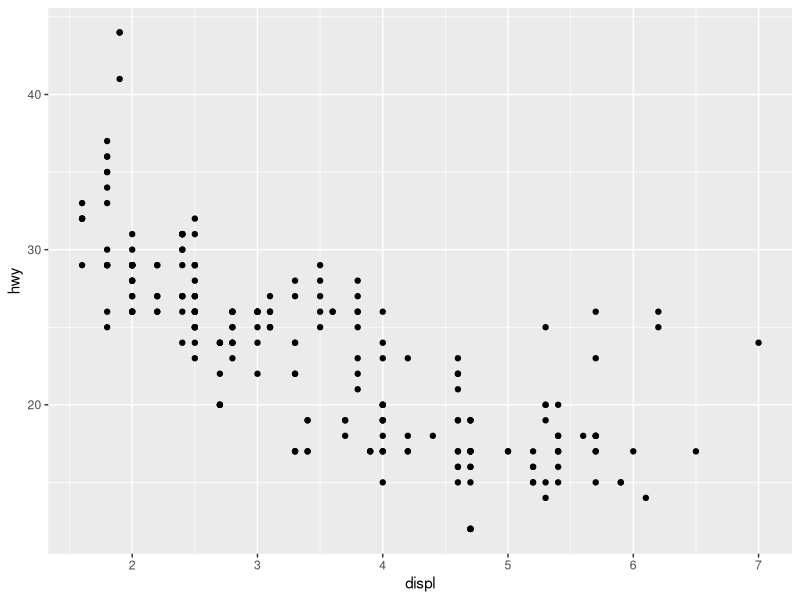
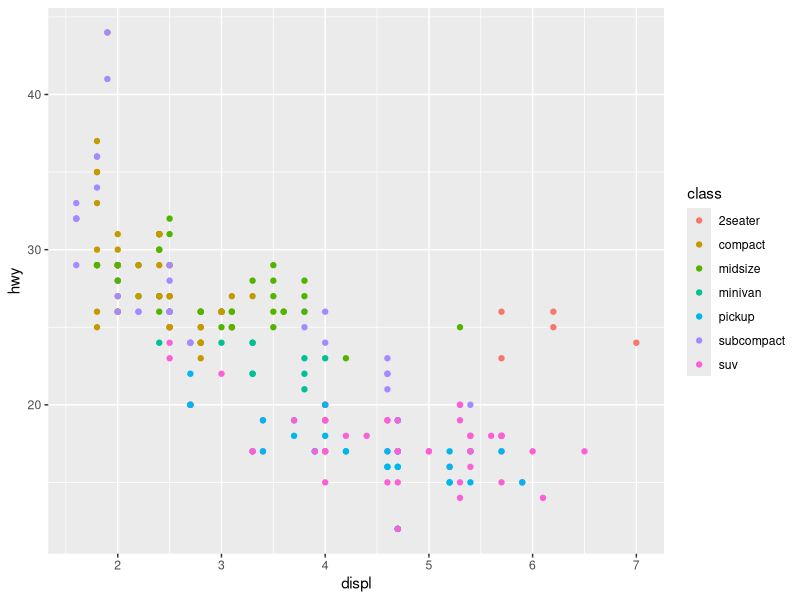
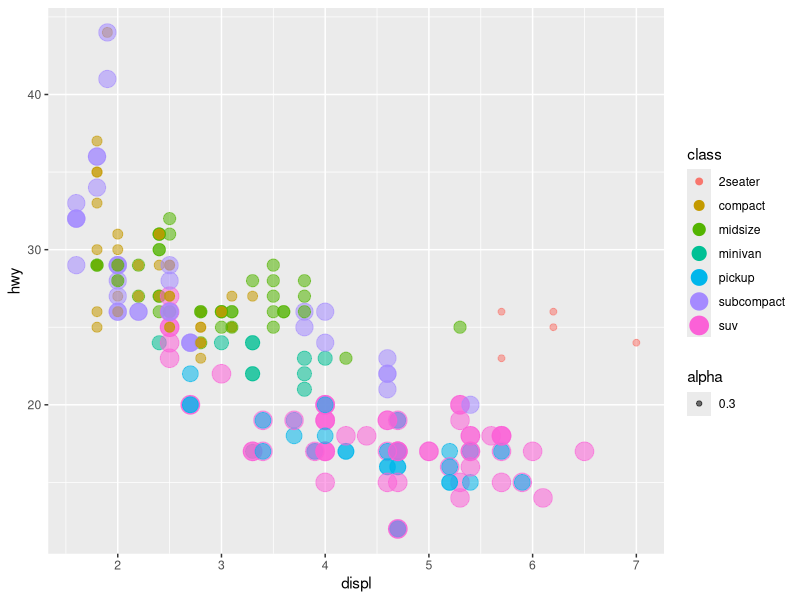
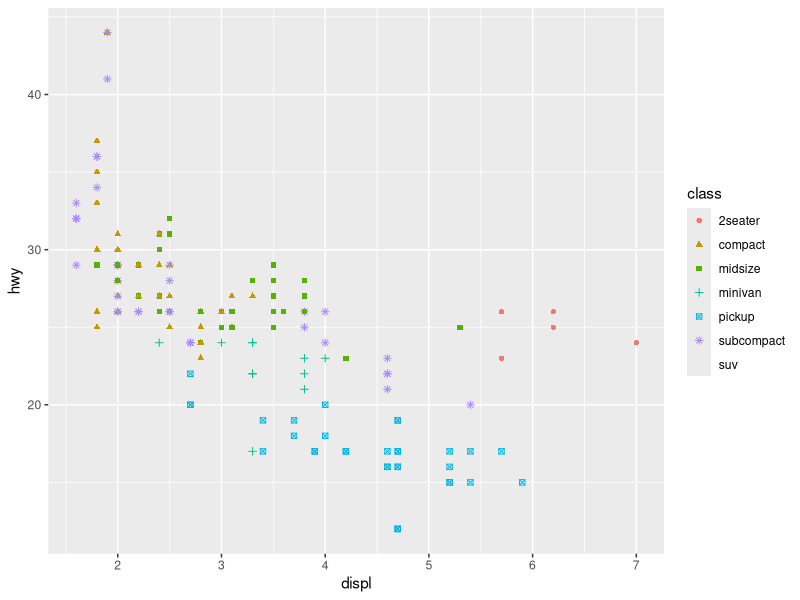
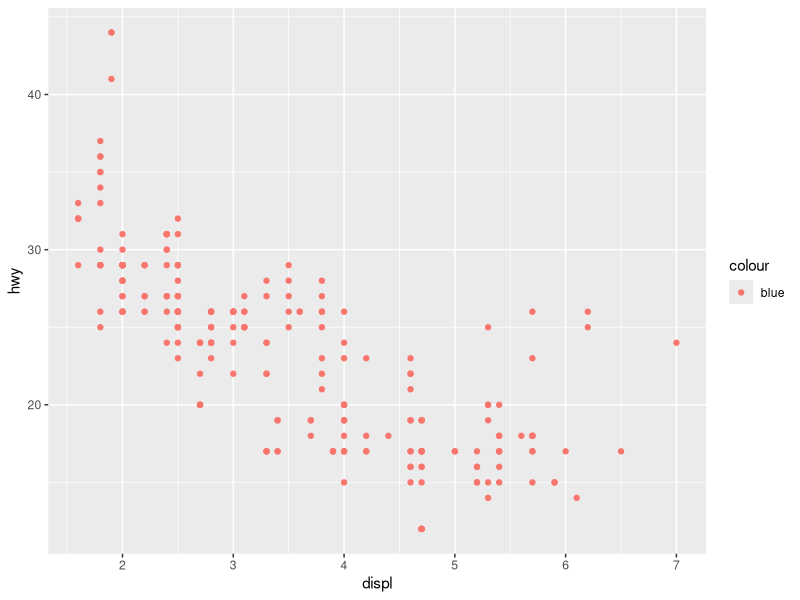
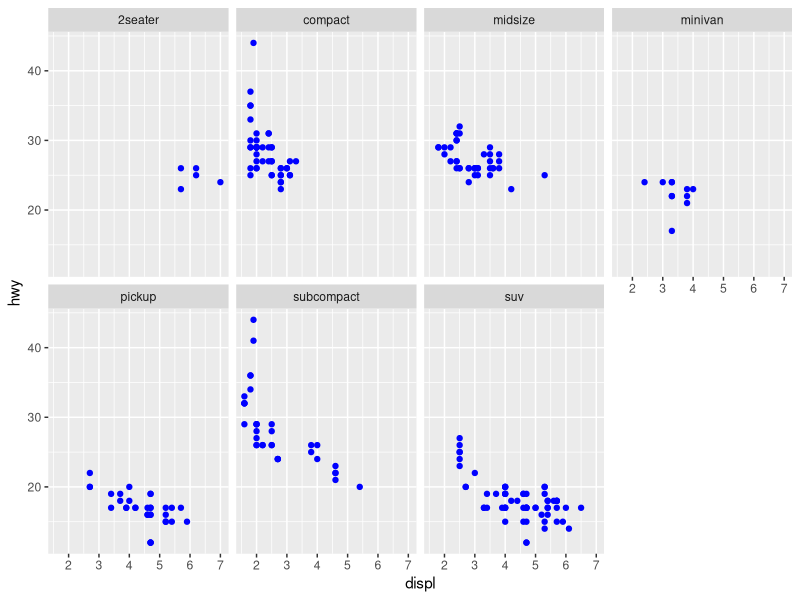
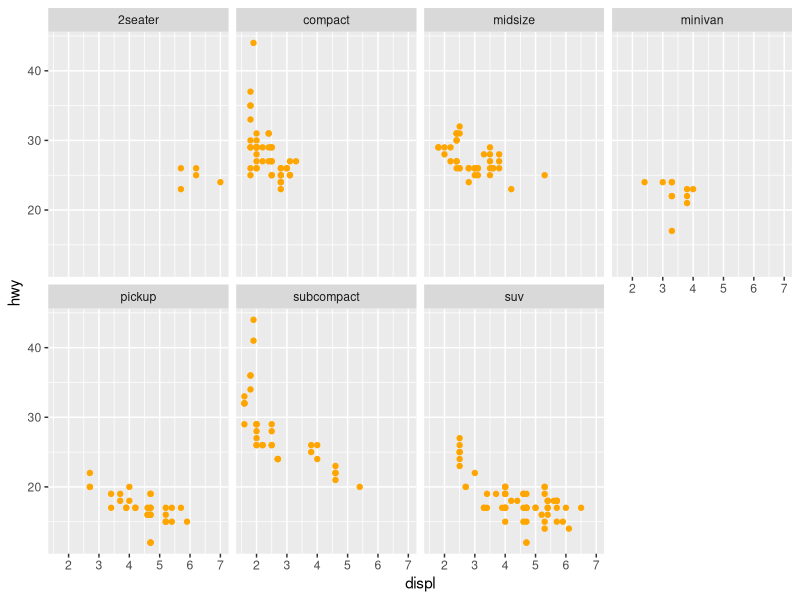
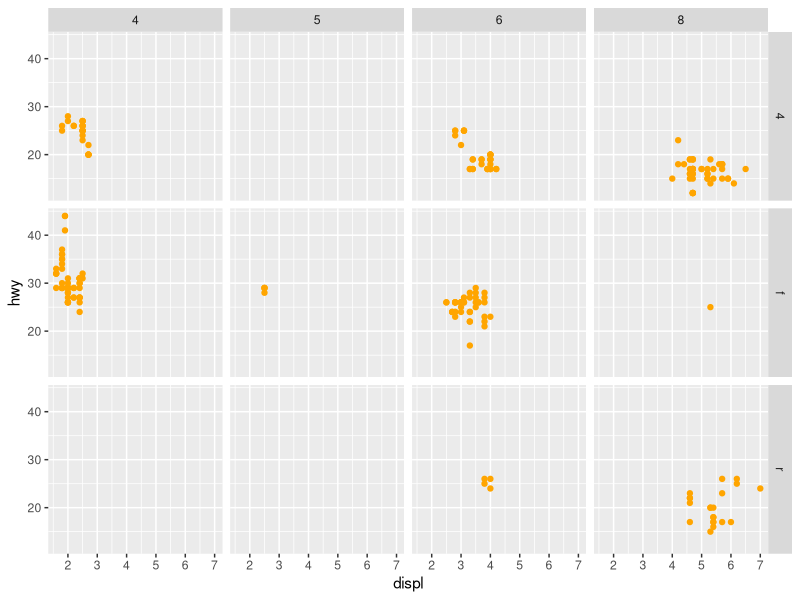

The R script that drew these images, in order: (Note: this script raises an error after producing the figures.)
install.packages("tidyverse")
library(tidyverse)

str(mpg)
head(mpg)

p <- ggplot(data = mpg,
            mapping = aes(x=displ,
                          y=hwy)) # + geom_point()도 가능

#산점도
p + geom_point()


p + geom_point (mapping = aes(color = class))

colors()

p + geom_point (mapping = aes(color = class,
                              size = class,
                              alpha = 0.3))

p + geom_point (mapping = aes(color = class,
                              shape = class))


# 맵핑은 종류별로 부여. -> 점 색깔이 파랑이 안나옴! 
p + geom_point (mapping = aes(color = "blue"))
# 그냥 컬러만 주자! 
p + geom_point(color = "blue") + 
  facet_wrap(~ class, nrow = 2)

p + geom_point (color = "orange") +
  facet_wrap(~ class, nrow = 2)

p + geom_point (color = "orange") +
  facet_grid(drv~cyl)

table(mpg$drv)
table(mpg$cyl)
par(mfrow = c(1,1))
barplot(table(mpg$cyl), col = "steelblue")

p+geom_point(color = "blue") +
  p+geom_smooth(color = "cyan") #추세선

#mapping으로 color을 줌

p + geom_point(mapping = aes(color = class)) +
  geom_smooth(color = "cyan")

#다이아몬드

library(ggplot2)
data("diamonds")
str(diamonds)
?diamonds
?mtcars

#ggplot 은 geom_을 많이 씀


#결과는 똑같이 나옴
p <- ggplot(data = diamonds)
p + geom_bar(mapping = aes(x = cut),
             fill = "steelblue")

p + stat_count(mapping = aes(x = cut),
               fill = "steelblue")

p + geom_bar(mapping = aes (x = cut,
                            fill = clarity), #
             position = "fill") #누적

p + geom_bar(mapping = aes (x = cut,
                            fill = clarity), #
             position = "dodge") #누적
ggplot(data = mpg) + 
  geom_point(mapping = aes (x = displ, y = hwy, 
                            color = class, size = class, alpha = 0.3),
             position = "jitter") #산점도

p <- ggplot (data = mpg,
             mapping= aes(x = class, y = hwy))
p + geom_boxplot(fill = "lightyellow")
